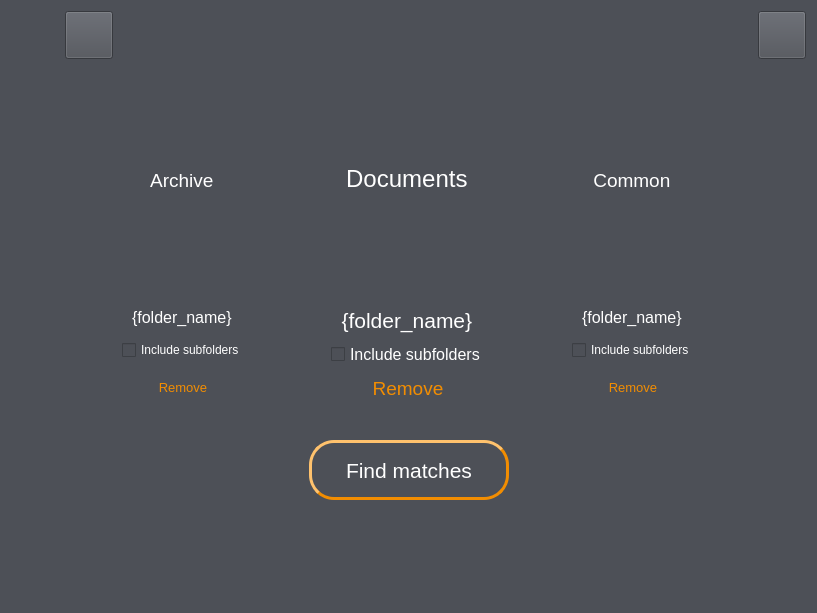
<?xml version="1.0" encoding="UTF-8"?>
<ui version="4.0">
    <class>home_widget</class>
    <widget class="QWidget" name="home_widget">
        <property name="geometry">
            <rect>
                <x>0</x>
                <y>0</y>
                <width>817</width>
                <height>613</height>
            </rect>
        </property>
        <property name="styleSheet">
            <string notr="true">background-color: rgb(77, 80, 87);</string>
        </property>
        <layout class="QVBoxLayout" name="verticalLayout">
            <item>
                <layout class="QHBoxLayout" name="lang_layout">
                    <item>
                        <widget class="QPushButton" name="ger_button">
                            <property name="enabled">
                                <bool>true</bool>
                            </property>
                            <property name="sizePolicy">
                                <sizepolicy hsizetype="Fixed" vsizetype="Fixed">
                                    <horstretch>0</horstretch>
                                    <verstretch>0</verstretch>
                                </sizepolicy>
                            </property>
                            <property name="minimumSize">
                                <size>
                                    <width>48</width>
                                    <height>48</height>
                                </size>
                            </property>
                            <property name="maximumSize">
                                <size>
                                    <width>48</width>
                                    <height>48</height>
                                </size>
                            </property>
                            <property name="font">
                                <font>
                                    <pointsize>10</pointsize>
                                </font>
                            </property>
                            <property name="styleSheet">
                                <string notr="true">:!checked:hover{
                                    background-color: #5f636c;
                                    }

                                    :checked{
                                    border-style: outset;
                                    }
                                </string>
                            </property>
                            <property name="text">
                                <string/>
                            </property>
                            <property name="icon">
                                <iconset resource="../res/resources.qrc">
                                    <normaloff>:/ger_flag.png</normaloff>:/ger_flag.png
                                </iconset>
                            </property>
                            <property name="iconSize">
                                <size>
                                    <width>32</width>
                                    <height>32</height>
                                </size>
                            </property>
                            <property name="checkable">
                                <bool>true</bool>
                            </property>
                            <property name="checked">
                                <bool>true</bool>
                            </property>
                            <property name="autoDefault">
                                <bool>false</bool>
                            </property>
                            <property name="default">
                                <bool>false</bool>
                            </property>
                        </widget>
                    </item>
                    <item>
                        <widget class="QPushButton" name="eng_button">
                            <property name="sizePolicy">
                                <sizepolicy hsizetype="Fixed" vsizetype="Fixed">
                                    <horstretch>0</horstretch>
                                    <verstretch>0</verstretch>
                                </sizepolicy>
                            </property>
                            <property name="minimumSize">
                                <size>
                                    <width>48</width>
                                    <height>48</height>
                                </size>
                            </property>
                            <property name="maximumSize">
                                <size>
                                    <width>48</width>
                                    <height>48</height>
                                </size>
                            </property>
                            <property name="font">
                                <font>
                                    <pointsize>10</pointsize>
                                </font>
                            </property>
                            <property name="styleSheet">
                                <string notr="true">:!checked:hover{
                                    background-color: #5f636c;
                                    }

                                    :checked{
                                    border-style: outset;
                                    }
                                </string>
                            </property>
                            <property name="text">
                                <string/>
                            </property>
                            <property name="icon">
                                <iconset resource="../res/resources.qrc">
                                    <normaloff>:/uk_flag.png</normaloff>:/uk_flag.png
                                </iconset>
                            </property>
                            <property name="iconSize">
                                <size>
                                    <width>32</width>
                                    <height>32</height>
                                </size>
                            </property>
                            <property name="checkable">
                                <bool>true</bool>
                            </property>
                            <property name="checked">
                                <bool>false</bool>
                            </property>
                            <property name="autoDefault">
                                <bool>false</bool>
                            </property>
                            <property name="default">
                                <bool>false</bool>
                            </property>
                        </widget>
                    </item>
                    <item>
                        <spacer name="lang_right_spacer">
                            <property name="orientation">
                                <enum>Qt::Horizontal</enum>
                            </property>
                            <property name="sizeHint" stdset="0">
                                <size>
                                    <width>40</width>
                                    <height>20</height>
                                </size>
                            </property>
                        </spacer>
                    </item>
                    <item>
                        <widget class="QPushButton" name="open_button">
                            <property name="sizePolicy">
                                <sizepolicy hsizetype="Fixed" vsizetype="Fixed">
                                    <horstretch>0</horstretch>
                                    <verstretch>0</verstretch>
                                </sizepolicy>
                            </property>
                            <property name="minimumSize">
                                <size>
                                    <width>48</width>
                                    <height>48</height>
                                </size>
                            </property>
                            <property name="maximumSize">
                                <size>
                                    <width>48</width>
                                    <height>48</height>
                                </size>
                            </property>
                            <property name="font">
                                <font>
                                    <pointsize>10</pointsize>
                                </font>
                            </property>
                            <property name="styleSheet">
                                <string notr="true">:hover{
                                    background-color: #5f636c;
                                    }
                                </string>
                            </property>
                            <property name="text">
                                <string/>
                            </property>
                            <property name="icon">
                                <iconset resource="../res/resources.qrc">
                                    <normaloff>:/open_white.png</normaloff>:/open_white.png
                                </iconset>
                            </property>
                            <property name="iconSize">
                                <size>
                                    <width>32</width>
                                    <height>32</height>
                                </size>
                            </property>
                            <property name="checkable">
                                <bool>false</bool>
                            </property>
                            <property name="checked">
                                <bool>false</bool>
                            </property>
                            <property name="autoDefault">
                                <bool>false</bool>
                            </property>
                            <property name="default">
                                <bool>false</bool>
                            </property>
                        </widget>
                    </item>
                </layout>
            </item>
            <item>
                <spacer name="lang_heading_spacer">
                    <property name="orientation">
                        <enum>Qt::Vertical</enum>
                    </property>
                    <property name="sizeType">
                        <enum>QSizePolicy::Fixed</enum>
                    </property>
                    <property name="sizeHint" stdset="0">
                        <size>
                            <width>20</width>
                            <height>20</height>
                        </size>
                    </property>
                </spacer>
            </item>
            <item>
                <widget class="QLabel" name="logo_label">
                    <property name="sizePolicy">
                        <sizepolicy hsizetype="Expanding" vsizetype="Fixed">
                            <horstretch>0</horstretch>
                            <verstretch>0</verstretch>
                        </sizepolicy>
                    </property>
                    <property name="minimumSize">
                        <size>
                            <width>0</width>
                            <height>43</height>
                        </size>
                    </property>
                    <property name="maximumSize">
                        <size>
                            <width>16777215</width>
                            <height>16777215</height>
                        </size>
                    </property>
                    <property name="text">
                        <string>&lt;html&gt;&lt;head/&gt;&lt;body&gt;&lt;p align=&quot;center&quot;&gt;&lt;img src=&quot;:/logo.png&quot;/&gt;&lt;/p&gt;&lt;/body&gt;&lt;/html&gt;</string>
                    </property>
                </widget>
            </item>
            <item>
                <spacer name="heading_inputs_spacer">
                    <property name="orientation">
                        <enum>Qt::Vertical</enum>
                    </property>
                    <property name="sizeType">
                        <enum>QSizePolicy::Fixed</enum>
                    </property>
                    <property name="sizeHint" stdset="0">
                        <size>
                            <width>20</width>
                            <height>30</height>
                        </size>
                    </property>
                </spacer>
            </item>
            <item>
                <layout class="QHBoxLayout" name="inputs_layout">
                    <item>
                        <spacer name="inputs_left_spacer">
                            <property name="orientation">
                                <enum>Qt::Horizontal</enum>
                            </property>
                            <property name="sizeHint" stdset="0">
                                <size>
                                    <width>40</width>
                                    <height>20</height>
                                </size>
                            </property>
                        </spacer>
                    </item>
                    <item>
                        <layout class="QVBoxLayout" name="archive_layout">
                            <item alignment="Qt::AlignBottom">
                                <widget class="QLabel" name="archive_label">
                                    <property name="sizePolicy">
                                        <sizepolicy hsizetype="Minimum" vsizetype="Minimum">
                                            <horstretch>0</horstretch>
                                            <verstretch>0</verstretch>
                                        </sizepolicy>
                                    </property>
                                    <property name="minimumSize">
                                        <size>
                                            <width>90</width>
                                            <height>25</height>
                                        </size>
                                    </property>
                                    <property name="text">
                                        <string>&lt;html&gt;&lt;head/&gt;&lt;body&gt;&lt;p align=&quot;center&quot;&gt;&lt;span
                                            style=&quot; font-size:14pt; color:#ffffff;&quot;&gt;Archive&lt;/span&gt;&lt;/p&gt;&lt;/body&gt;&lt;/html&gt;
                                        </string>
                                    </property>
                                </widget>
                            </item>
                            <item alignment="Qt::AlignHCenter|Qt::AlignBottom">
                                <widget class="QPushButton" name="archive_dir_button">
                                    <property name="sizePolicy">
                                        <sizepolicy hsizetype="Fixed" vsizetype="Fixed">
                                            <horstretch>0</horstretch>
                                            <verstretch>0</verstretch>
                                        </sizepolicy>
                                    </property>
                                    <property name="minimumSize">
                                        <size>
                                            <width>100</width>
                                            <height>100</height>
                                        </size>
                                    </property>
                                    <property name="maximumSize">
                                        <size>
                                            <width>100</width>
                                            <height>100</height>
                                        </size>
                                    </property>
                                    <property name="font">
                                        <font>
                                            <pointsize>10</pointsize>
                                        </font>
                                    </property>
                                    <property name="styleSheet">
                                        <string notr="true">QPushButton {
                                            border-radius: 50%;
                                            border-style: outset;
                                            }

                                            :hover{
                                            background-color: #5f636c;
                                            }


                                            :pressed {
                                            border-style: inset;
                                            }
                                        </string>
                                    </property>
                                    <property name="text">
                                        <string/>
                                    </property>
                                    <property name="icon">
                                        <iconset resource="../res/resources.qrc">
                                            <normaloff>:/inbox_white.png</normaloff>:/inbox_white.png
                                        </iconset>
                                    </property>
                                    <property name="iconSize">
                                        <size>
                                            <width>72</width>
                                            <height>72</height>
                                        </size>
                                    </property>
                                    <property name="autoDefault">
                                        <bool>false</bool>
                                    </property>
                                    <property name="default">
                                        <bool>false</bool>
                                    </property>
                                </widget>
                            </item>
                            <item alignment="Qt::AlignHCenter|Qt::AlignTop">
                                <widget class="QLabel" name="archive_dir_label">
                                    <property name="sizePolicy">
                                        <sizepolicy hsizetype="Minimum" vsizetype="Minimum">
                                            <horstretch>0</horstretch>
                                            <verstretch>0</verstretch>
                                        </sizepolicy>
                                    </property>
                                    <property name="minimumSize">
                                        <size>
                                            <width>0</width>
                                            <height>25</height>
                                        </size>
                                    </property>
                                    <property name="text">
                                        <string>&lt;html&gt;&lt;head/&gt;&lt;body&gt;&lt;p align=&quot;center&quot;&gt;&lt;span
                                            style=&quot; font-size:12pt; color:#ffffff;&quot;&gt;{folder_name}&lt;/span&gt;&lt;/p&gt;&lt;/body&gt;&lt;/html&gt;
                                        </string>
                                    </property>
                                </widget>
                            </item>
                            <item alignment="Qt::AlignHCenter|Qt::AlignTop">
                                <widget class="QCheckBox" name="archive_rec_check_box">
                                    <property name="styleSheet">
                                        <string notr="true">color: rgb(255, 255, 255);</string>
                                    </property>
                                    <property name="text">
                                        <string>Include subfolders</string>
                                    </property>
                                </widget>
                            </item>
                            <item alignment="Qt::AlignHCenter|Qt::AlignTop">
                                <widget class="QPushButton" name="archive_rmdir_button">
                                    <property name="sizePolicy">
                                        <sizepolicy hsizetype="Minimum" vsizetype="Minimum">
                                            <horstretch>0</horstretch>
                                            <verstretch>0</verstretch>
                                        </sizepolicy>
                                    </property>
                                    <property name="minimumSize">
                                        <size>
                                            <width>0</width>
                                            <height>25</height>
                                        </size>
                                    </property>
                                    <property name="font">
                                        <font>
                                            <pointsize>10</pointsize>
                                        </font>
                                    </property>
                                    <property name="styleSheet">
                                        <string notr="true">QPushButton {
                                            color: #f28d01;
                                            }

                                            :hover{
                                            color: #b56900;
                                            }
                                        </string>
                                    </property>
                                    <property name="text">
                                        <string>Remove</string>
                                    </property>
                                    <property name="flat">
                                        <bool>true</bool>
                                    </property>
                                </widget>
                            </item>
                        </layout>
                    </item>
                    <item>
                        <spacer name="archive_docs_spacer">
                            <property name="orientation">
                                <enum>Qt::Horizontal</enum>
                            </property>
                            <property name="sizeType">
                                <enum>QSizePolicy::Fixed</enum>
                            </property>
                            <property name="sizeHint" stdset="0">
                                <size>
                                    <width>80</width>
                                    <height>20</height>
                                </size>
                            </property>
                        </spacer>
                    </item>
                    <item>
                        <layout class="QVBoxLayout" name="docs_layout">
                            <item alignment="Qt::AlignBottom">
                                <widget class="QLabel" name="docs_label">
                                    <property name="sizePolicy">
                                        <sizepolicy hsizetype="Minimum" vsizetype="Minimum">
                                            <horstretch>0</horstretch>
                                            <verstretch>0</verstretch>
                                        </sizepolicy>
                                    </property>
                                    <property name="minimumSize">
                                        <size>
                                            <width>100</width>
                                            <height>30</height>
                                        </size>
                                    </property>
                                    <property name="text">
                                        <string>&lt;html&gt;&lt;head/&gt;&lt;body&gt;&lt;p align=&quot;center&quot;&gt;&lt;span
                                            style=&quot; font-size:18pt; color:#ffffff;&quot;&gt;Documents&lt;/span&gt;&lt;/p&gt;&lt;/body&gt;&lt;/html&gt;
                                        </string>
                                    </property>
                                </widget>
                            </item>
                            <item alignment="Qt::AlignHCenter|Qt::AlignVCenter">
                                <widget class="QPushButton" name="docs_dir_button">
                                    <property name="sizePolicy">
                                        <sizepolicy hsizetype="Fixed" vsizetype="Fixed">
                                            <horstretch>0</horstretch>
                                            <verstretch>0</verstretch>
                                        </sizepolicy>
                                    </property>
                                    <property name="minimumSize">
                                        <size>
                                            <width>100</width>
                                            <height>100</height>
                                        </size>
                                    </property>
                                    <property name="maximumSize">
                                        <size>
                                            <width>128</width>
                                            <height>128</height>
                                        </size>
                                    </property>
                                    <property name="font">
                                        <font>
                                            <pointsize>10</pointsize>
                                        </font>
                                    </property>
                                    <property name="styleSheet">
                                        <string notr="true">QPushButton {
                                            border-radius: 50%;
                                            border-style: outset;
                                            }

                                            :hover{
                                            background-color: #5f636c;
                                            }


                                            :pressed {
                                            border-style: inset;
                                            }
                                        </string>
                                    </property>
                                    <property name="text">
                                        <string/>
                                    </property>
                                    <property name="icon">
                                        <iconset resource="../res/resources.qrc">
                                            <normaloff>:/add_circle_orange.png</normaloff>:/add_circle_orange.png
                                        </iconset>
                                    </property>
                                    <property name="iconSize">
                                        <size>
                                            <width>96</width>
                                            <height>96</height>
                                        </size>
                                    </property>
                                    <property name="autoDefault">
                                        <bool>false</bool>
                                    </property>
                                    <property name="default">
                                        <bool>false</bool>
                                    </property>
                                </widget>
                            </item>
                            <item alignment="Qt::AlignTop">
                                <widget class="QLabel" name="docs_dir_label">
                                    <property name="sizePolicy">
                                        <sizepolicy hsizetype="Minimum" vsizetype="Minimum">
                                            <horstretch>0</horstretch>
                                            <verstretch>0</verstretch>
                                        </sizepolicy>
                                    </property>
                                    <property name="minimumSize">
                                        <size>
                                            <width>0</width>
                                            <height>30</height>
                                        </size>
                                    </property>
                                    <property name="text">
                                        <string>&lt;html&gt;&lt;head/&gt;&lt;body&gt;&lt;p align=&quot;center&quot;&gt;&lt;span
                                            style=&quot; font-size:16pt; color:#ffffff;&quot;&gt;{folder_name}&lt;/span&gt;&lt;/p&gt;&lt;/body&gt;&lt;/html&gt;
                                        </string>
                                    </property>
                                </widget>
                            </item>
                            <item alignment="Qt::AlignTop">
                                <widget class="QCheckBox" name="docs_rec_check_box">
                                    <property name="font">
                                        <font>
                                            <pointsize>12</pointsize>
                                        </font>
                                    </property>
                                    <property name="styleSheet">
                                        <string notr="true">color: rgb(255, 255, 255);</string>
                                    </property>
                                    <property name="text">
                                        <string>Include subfolders</string>
                                    </property>
                                </widget>
                            </item>
                            <item alignment="Qt::AlignHCenter|Qt::AlignTop">
                                <widget class="QPushButton" name="docs_rmdir_button">
                                    <property name="sizePolicy">
                                        <sizepolicy hsizetype="Minimum" vsizetype="Minimum">
                                            <horstretch>0</horstretch>
                                            <verstretch>0</verstretch>
                                        </sizepolicy>
                                    </property>
                                    <property name="minimumSize">
                                        <size>
                                            <width>0</width>
                                            <height>25</height>
                                        </size>
                                    </property>
                                    <property name="font">
                                        <font>
                                            <pointsize>14</pointsize>
                                        </font>
                                    </property>
                                    <property name="styleSheet">
                                        <string notr="true">QPushButton {
                                            color: #f28d01;
                                            }

                                            :hover{
                                            color: #b56900;
                                            }
                                        </string>
                                    </property>
                                    <property name="text">
                                        <string>Remove</string>
                                    </property>
                                    <property name="flat">
                                        <bool>true</bool>
                                    </property>
                                </widget>
                            </item>
                        </layout>
                    </item>
                    <item>
                        <spacer name="docs_common_spacer">
                            <property name="orientation">
                                <enum>Qt::Horizontal</enum>
                            </property>
                            <property name="sizeType">
                                <enum>QSizePolicy::Fixed</enum>
                            </property>
                            <property name="sizeHint" stdset="0">
                                <size>
                                    <width>80</width>
                                    <height>20</height>
                                </size>
                            </property>
                        </spacer>
                    </item>
                    <item>
                        <layout class="QVBoxLayout" name="common_layout">
                            <item alignment="Qt::AlignBottom">
                                <widget class="QLabel" name="common_label">
                                    <property name="sizePolicy">
                                        <sizepolicy hsizetype="Minimum" vsizetype="Minimum">
                                            <horstretch>0</horstretch>
                                            <verstretch>0</verstretch>
                                        </sizepolicy>
                                    </property>
                                    <property name="minimumSize">
                                        <size>
                                            <width>90</width>
                                            <height>25</height>
                                        </size>
                                    </property>
                                    <property name="text">
                                        <string>&lt;html&gt;&lt;head/&gt;&lt;body&gt;&lt;p align=&quot;center&quot;&gt;&lt;span
                                            style=&quot; font-size:14pt; color:#ffffff;&quot;&gt;Common&lt;/span&gt;&lt;/p&gt;&lt;/body&gt;&lt;/html&gt;
                                        </string>
                                    </property>
                                </widget>
                            </item>
                            <item alignment="Qt::AlignHCenter|Qt::AlignBottom">
                                <widget class="QPushButton" name="common_dir_button">
                                    <property name="sizePolicy">
                                        <sizepolicy hsizetype="Fixed" vsizetype="Fixed">
                                            <horstretch>0</horstretch>
                                            <verstretch>0</verstretch>
                                        </sizepolicy>
                                    </property>
                                    <property name="minimumSize">
                                        <size>
                                            <width>100</width>
                                            <height>100</height>
                                        </size>
                                    </property>
                                    <property name="maximumSize">
                                        <size>
                                            <width>100</width>
                                            <height>100</height>
                                        </size>
                                    </property>
                                    <property name="font">
                                        <font>
                                            <pointsize>10</pointsize>
                                        </font>
                                    </property>
                                    <property name="styleSheet">
                                        <string notr="true">QPushButton {
                                            border-radius: 50%;
                                            border-style: outset;
                                            }

                                            :hover{
                                            background-color: #5f636c;
                                            }


                                            :pressed {
                                            border-style: inset;
                                            }
                                        </string>
                                    </property>
                                    <property name="text">
                                        <string/>
                                    </property>
                                    <property name="icon">
                                        <iconset resource="../res/resources.qrc">
                                            <normaloff>:/common_white.png</normaloff>:/common_white.png
                                        </iconset>
                                    </property>
                                    <property name="iconSize">
                                        <size>
                                            <width>80</width>
                                            <height>80</height>
                                        </size>
                                    </property>
                                    <property name="autoDefault">
                                        <bool>false</bool>
                                    </property>
                                    <property name="default">
                                        <bool>false</bool>
                                    </property>
                                </widget>
                            </item>
                            <item alignment="Qt::AlignHCenter|Qt::AlignTop">
                                <widget class="QLabel" name="common_dir_label">
                                    <property name="sizePolicy">
                                        <sizepolicy hsizetype="Minimum" vsizetype="Minimum">
                                            <horstretch>0</horstretch>
                                            <verstretch>0</verstretch>
                                        </sizepolicy>
                                    </property>
                                    <property name="minimumSize">
                                        <size>
                                            <width>0</width>
                                            <height>25</height>
                                        </size>
                                    </property>
                                    <property name="text">
                                        <string>&lt;html&gt;&lt;head/&gt;&lt;body&gt;&lt;p align=&quot;center&quot;&gt;&lt;span
                                            style=&quot; font-size:12pt; color:#ffffff;&quot;&gt;{folder_name}&lt;/span&gt;&lt;/p&gt;&lt;/body&gt;&lt;/html&gt;
                                        </string>
                                    </property>
                                </widget>
                            </item>
                            <item alignment="Qt::AlignHCenter|Qt::AlignTop">
                                <widget class="QCheckBox" name="common_rec_check_box">
                                    <property name="styleSheet">
                                        <string notr="true">color: rgb(255, 255, 255);</string>
                                    </property>
                                    <property name="text">
                                        <string>Include subfolders</string>
                                    </property>
                                </widget>
                            </item>
                            <item alignment="Qt::AlignHCenter|Qt::AlignTop">
                                <widget class="QPushButton" name="common_rmdir_button">
                                    <property name="sizePolicy">
                                        <sizepolicy hsizetype="Minimum" vsizetype="Minimum">
                                            <horstretch>0</horstretch>
                                            <verstretch>0</verstretch>
                                        </sizepolicy>
                                    </property>
                                    <property name="minimumSize">
                                        <size>
                                            <width>0</width>
                                            <height>25</height>
                                        </size>
                                    </property>
                                    <property name="font">
                                        <font>
                                            <pointsize>10</pointsize>
                                        </font>
                                    </property>
                                    <property name="styleSheet">
                                        <string notr="true">QPushButton {
                                            color: #f28d01;
                                            }

                                            :hover{
                                            color: #b56900;
                                            }
                                        </string>
                                    </property>
                                    <property name="text">
                                        <string>Remove</string>
                                    </property>
                                    <property name="flat">
                                        <bool>true</bool>
                                    </property>
                                </widget>
                            </item>
                        </layout>
                    </item>
                    <item>
                        <spacer name="inputs_right_spacer">
                            <property name="orientation">
                                <enum>Qt::Horizontal</enum>
                            </property>
                            <property name="sizeHint" stdset="0">
                                <size>
                                    <width>40</width>
                                    <height>20</height>
                                </size>
                            </property>
                        </spacer>
                    </item>
                </layout>
            </item>
            <item>
                <spacer name="inputs_detect_spacer">
                    <property name="orientation">
                        <enum>Qt::Vertical</enum>
                    </property>
                    <property name="sizeType">
                        <enum>QSizePolicy::Fixed</enum>
                    </property>
                    <property name="sizeHint" stdset="0">
                        <size>
                            <width>20</width>
                            <height>30</height>
                        </size>
                    </property>
                </spacer>
            </item>
            <item>
                <layout class="QHBoxLayout" name="button_layout">
                    <item>
                        <spacer name="button_left_spacer">
                            <property name="orientation">
                                <enum>Qt::Horizontal</enum>
                            </property>
                            <property name="sizeHint" stdset="0">
                                <size>
                                    <width>40</width>
                                    <height>20</height>
                                </size>
                            </property>
                        </spacer>
                    </item>
                    <item>
                        <widget class="QPushButton" name="detect_button">
                            <property name="enabled">
                                <bool>false</bool>
                            </property>
                            <property name="sizePolicy">
                                <sizepolicy hsizetype="Fixed" vsizetype="Fixed">
                                    <horstretch>0</horstretch>
                                    <verstretch>0</verstretch>
                                </sizepolicy>
                            </property>
                            <property name="minimumSize">
                                <size>
                                    <width>200</width>
                                    <height>60</height>
                                </size>
                            </property>
                            <property name="maximumSize">
                                <size>
                                    <width>200</width>
                                    <height>60</height>
                                </size>
                            </property>
                            <property name="font">
                                <font>
                                    <pointsize>16</pointsize>
                                </font>
                            </property>
                            <property name="styleSheet">
                                <string notr="true">QPushButton {
                                    font-size: 16pt;
                                    border-radius: 25px;
                                    border: 3px solid rgb(242, 141, 1);
                                    border-style: outset;
                                    color: rgb(255, 255, 255);
                                    }

                                    :enabled {
                                    background-color: rgb(242, 141, 1);
                                    }

                                    :hover{
                                    background-color: #b56900;
                                    border-color: #b56900;
                                    }

                                    :pressed {
                                    border-style: inset;
                                    }
                                </string>
                            </property>
                            <property name="text">
                                <string>Find matches</string>
                            </property>
                            <property name="icon">
                                <iconset resource="../res/resources.qrc">
                                    <normaloff>:/search_white.png</normaloff>:/search_white.png
                                </iconset>
                            </property>
                            <property name="iconSize">
                                <size>
                                    <width>24</width>
                                    <height>24</height>
                                </size>
                            </property>
                            <property name="autoDefault">
                                <bool>false</bool>
                            </property>
                            <property name="default">
                                <bool>false</bool>
                            </property>
                        </widget>
                    </item>
                    <item>
                        <spacer name="button_right_spacer">
                            <property name="orientation">
                                <enum>Qt::Horizontal</enum>
                            </property>
                            <property name="sizeHint" stdset="0">
                                <size>
                                    <width>40</width>
                                    <height>20</height>
                                </size>
                            </property>
                        </spacer>
                    </item>
                </layout>
            </item>
            <item>
                <spacer name="bottom_spacer">
                    <property name="orientation">
                        <enum>Qt::Vertical</enum>
                    </property>
                    <property name="sizeHint" stdset="0">
                        <size>
                            <width>20</width>
                            <height>40</height>
                        </size>
                    </property>
                </spacer>
            </item>
        </layout>
    </widget>
    <resources>
        <include location="../res/resources.qrc"/>
    </resources>
    <connections/>
</ui>
